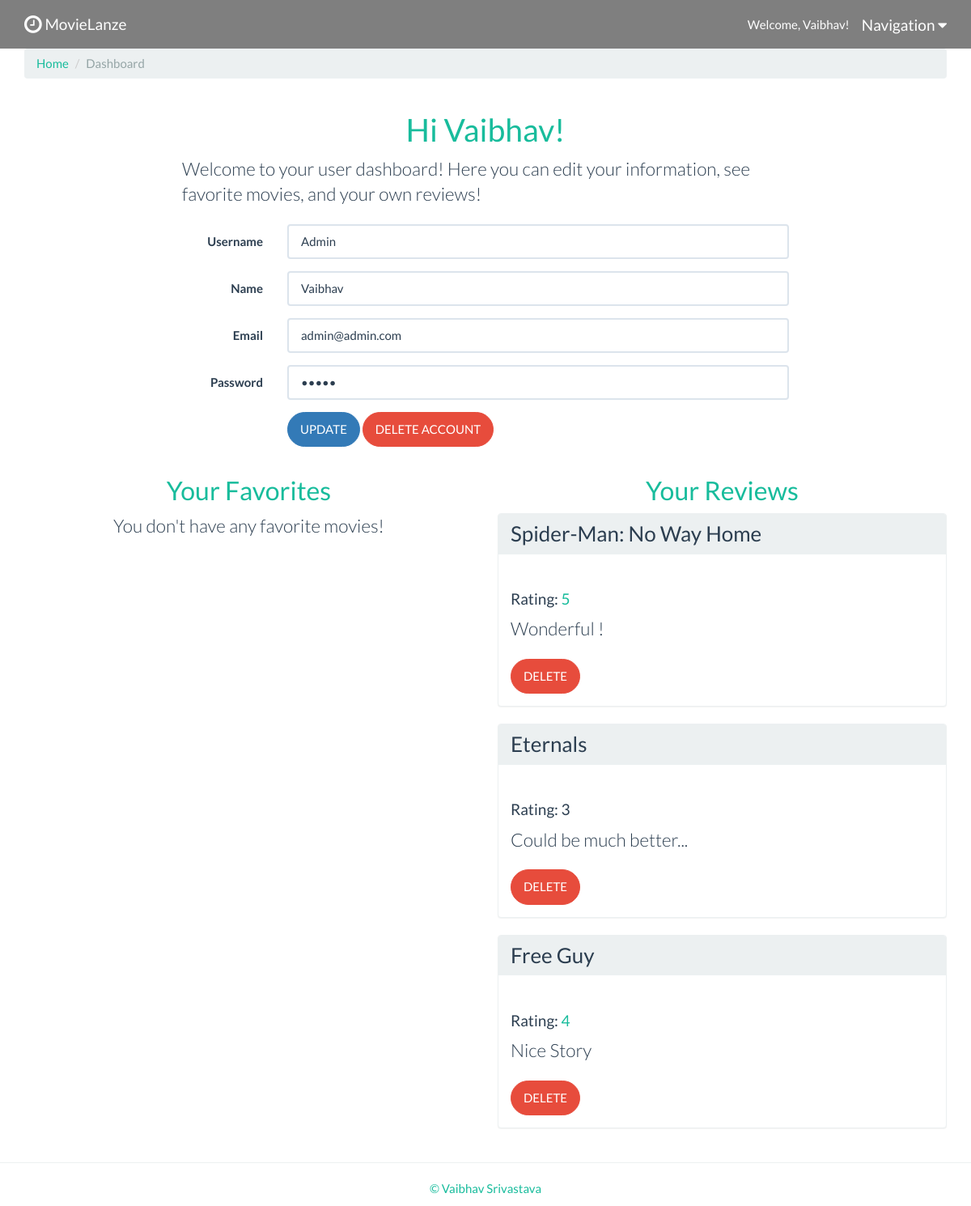
Page /useraccount.php (signed in) on the committed database.
### tables this page shows
CREATE TABLE `users` (
  `user_id` int(11) UNSIGNED NOT NULL,
  `user_name` varchar(50) NOT NULL DEFAULT '',
  `user_full_name` varchar(150) NOT NULL DEFAULT '',
  `user_email` varchar(255) NOT NULL DEFAULT '',
  `user_password` varchar(255) NOT NULL DEFAULT '',
  `user_role` int(11) NOT NULL
);

CREATE TABLE `reviews` (
  `review_id` int(11) UNSIGNED NOT NULL,
  `review_movie_id` int(11) UNSIGNED NOT NULL,
  `review_user_id` int(11) UNSIGNED NOT NULL,
  `review_rating` int(11) NOT NULL,
  `review_content` varchar(255) NOT NULL DEFAULT ''
);

CREATE TABLE `movies` (
  `movie_id` int(11) UNSIGNED NOT NULL,
  `movie_name` varchar(255) NOT NULL DEFAULT '',
  `movie_year` int(4) NOT NULL,
  `movie_rating` varchar(10) NOT NULL DEFAULT '',
  `movie_bio` varchar(255) DEFAULT NULL,
  `movie_img` varchar(200) NOT NULL
);

### useraccount.php (the view, shortened to what this page needs)
<?php
require_once ('includes/header.php');
require_once ('includes/database.php');
$user_id = $session_id;
$query_str = "SELECT * FROM users WHERE user_id=" . $user_id;
$review_str = "select review_content, review_id, review_rating, movie_name, movie_id from reviews join movies on reviews.review_movie_id=movies.movie_id where reviews.review_user_id=" . $user_id;
$result = $conn->query($query_str);
$review_result = $conn->query($review_str);
$result_row = $result->fetch_assoc();
if (!$result) {
	$errno = $conn->errno;
	$errmsg = $conn->error;
	echo "Selection failed with: ($errno) $errmsg<br/>\n";
	$conn->close();
	exit;
} else {
	?>
	<div class="container wrapper">
		<ul class="breadcrumb">
			<li><a href="index.php">Home</a></li>
			<li class="active">Dashboard</li>
		</ul>
		<div class="row">
			<div class="col-xs-8 col-xs-offset-2">
				<h1 class="text-center text-success">Hi <?php echo $name; ?>!</h1>
				<p class="lead">Welcome to your user dashboard! Here you can edit your information, see favorite movies, and your own reviews!</p>
			</div>
		</div>
		<div class="row">
			<div class="col-xs-8 col-xs-offset-2">
				<form name="edituser" class="form-horizontal" role="form" action="updateaccount.php" method="get" enctype="text/plain">
					<div class="form-group">
						<label for="newUserName" class="col-sm-2 control-label">Username</label>
						<div class="col-sm-10">
							<input type="text" class="form-control" id="newUserName" name="username" value="<?php echo $result_row['user_name']; ?>" required>
						</div>
					</div>
					<div class="form-group">
						<label for="newName" class="col-sm-2 control-label">Name</label>
						<div class="col-sm-10">
							<input type="text" class="form-control" id="newName" name="name" value="<?php echo $result_row['user_full_name']; ?>" required>
						</div>
					</div>
					<div class="form-group">
						<label for="newEmail" class="col-sm-2 control-label">Email</label>
						<div class="col-sm-10">
							<input type="email" class="form-control" id="newEmail" name="email" value="<?php echo $result_row['user_email']; ?>" required>
						</div>
					</div>
					<div class="form-group">
						<label for="newPassword" class="col-sm-2 control-label">Password</label>
						<div class="col-sm-10">
							<input type="password" class="form-control" id="newPassword" name="password" value="<?php echo $result_row['user_password']; ?>" required>
						</div>
					</div>
					<div class="form-group">
						<div class="col-sm-offset-2 col-sm-10">
							<a href="javascript:document.edituser.submit()" class="btn btn-success">UPDATE</a>
							<a class="btn btn-danger" href="deleteuser.php?id=<?php echo $result_row['user_id'] ?>">DELETE ACCOUNT</a>
						</div>
					</div>
				</form>
			</div>
		</div>
		<div class="row">
			<div class="col-xs-6">
				<h2 class="text-center text-success">Your Favorites</h2>
				<?php
				if (isset($items)) {
					$items_count_value = array_count_values($items);
					foreach ($items_count_value as $id => $qty) {
						$query_str = "SELECT * FROM movies WHERE movie_id=" . $id;
						$result = $conn->query($query_str);
						$result_row = $result->fetch_assoc();
						$id = $result_row['movie_id'];
						$img = $result_row['movie_img'];
						$title = "<a href='moviedetails.php?id= " . $result_row['movie_id'] . "'>" . $result_row['movie_name'] . "</a>";
						?>
						<div class="row movie-list">
							<div class="col-xs-12">
								<div class="panel panel-default">
									<div class="panel-heading">
										<h3 class="panel-title">
											<?php echo "$title";?>
										</h3>
									</div>
								</div>
							</div>
						</div>
					<?php
					}
				}else {
					echo "<p class='lead text-center'>You don't have any favorite movies!</p>";
				}
				?>
			</div>
			<div class="col-xs-6">
				<h2 class="text-center text-success">Your Reviews</h2>
				<?php
					while ($review_row = $review_result->fetch_assoc()) { ?>
						<div class="panel panel-default">
							<div class="panel-heading movie-list">
								<h3 class="panel-title">
									<a href="moviedetails.php?id=<?= $review_row['movie_id'] ?>"><?= $review_row['movie_name'] ?></a>
								</h3>
							</div>
							<div class="panel-body">
								<h4>Rating: <span class="<?php
									if ($review_row['review_rating'] >= 4) {
										echo 'text-success';
									} elseif ($review_row['review_rating'] < 2) {
										echo 'text-danger';
									}
									?>"> <?= $review_row['review_rating'] ?></span></h4>
								<p class="lead"><?= $review_row['review_content'] ?></p>
								<a class="btn btn-danger" href="deletereview.php?id=<?= $review_row['review_id'] ?>">DELETE</a>
							</div>
						</div>
					<?php
					} ?>
			</div>
		</div>
	</div>
<?php
}
include ('includes/footer.php');
?>

### rows in the picture
users: username "Admin", name "Vaibhav", email "admin@admin.com"
reviews: review_movie.movie_name "Spider-Man: No Way Home", review_rating "5", review_content "Wonderful !"
reviews: review_movie.movie_name "Eternals", review_rating "3", review_content "Could be much better..."
reviews: review_movie.movie_name "Free Guy", review_rating "4", review_content "Nice Story"

### other values in the picture
$name "Vaibhav"
